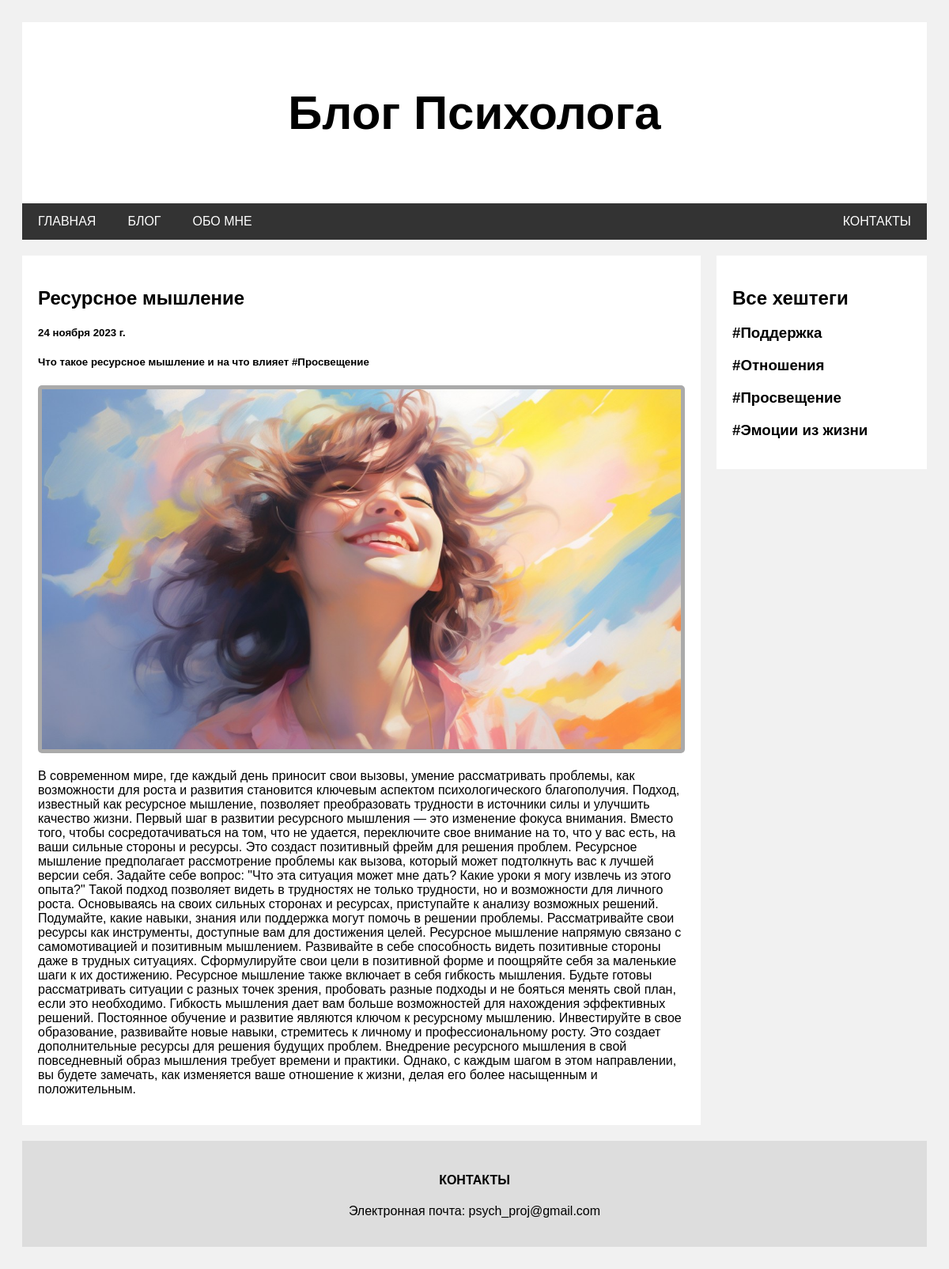
The app's page /posts/resursnoe-myshlenie/, older data.
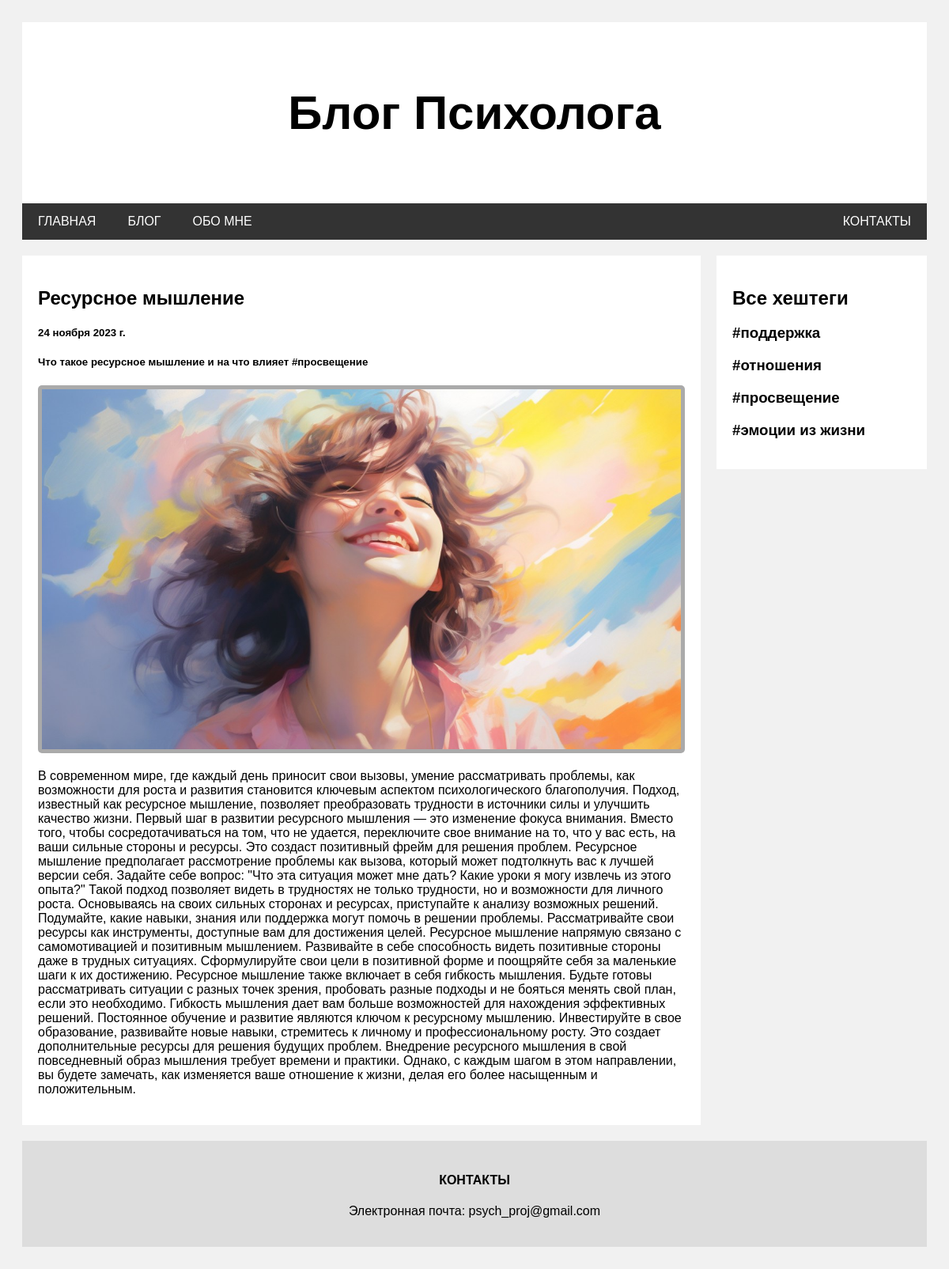
The same page, newer data.
### blog/models.py (models this page shows, shortened)
class Hashtag(models.Model):
    title = models.CharField(max_length=20, verbose_name="Хештег")
    slug = models.SlugField(null=False, db_index=True)
    def get_url(self):
        return reverse("hashtag_details", args=[self.slug])

### blog/views.py (the view)
# urls.py: path("posts/<slug:slug>/", views.DetailPostView.as_view(), name="post_details"),
class DetailPostView(DetailView):
    template_name = "blog/one_post.html"
    model = Post
    context_object_name = "sign_post"

### context_processors/get_hashtags.py (called while the page is built)
def get_hashtags(request):
    return {"hashtags": Hashtag.objects.all()}

### blog/templates/blog/one_post.html
{% extends 'base.html' %}
{% block content %}
        <div class="card">
            <h2>{{ sign_post.title }}</h2>
            <h5>{{ sign_post.date }}</h5>
            <h5>
                {{ sign_post.description }}
                {% for hashtag in sign_post.hashtag.all %}
                    <a href="{{ hashtag.get_url }}">#{{ hashtag.title }}</a>
                {% endfor %}
            </h5>
            <img class="image" src="{{ sign_post.image.url }}" alt="Изображение не прикреплено">
            <p>{% autoescape off %}{{ sign_post.content }}{% endautoescape %}</p>
        </div>
{% endblock %}

### templates/includes/right_column.html
<div class="rightcolumn">
    <div class="card">
        <h2>Все хештеги</h2>
        <ul>
            {% for hashtag in hashtags%}
                <li><a href="{{ hashtag.get_url }}"><h3>#{{ hashtag.title }}</h3></a></li>
            {% endfor %}
        </ul>
    </div>
</div>

Row changes from the older to the newer data that the page shows:
changed Hashtag: title "Просвещение" → "просвещение"
changed Hashtag: title "Поддержка" → "поддержка"
changed Hashtag: title "Отношения" → "отношения"
changed Hashtag: title "Эмоции из жизни" → "эмоции из жизни"
